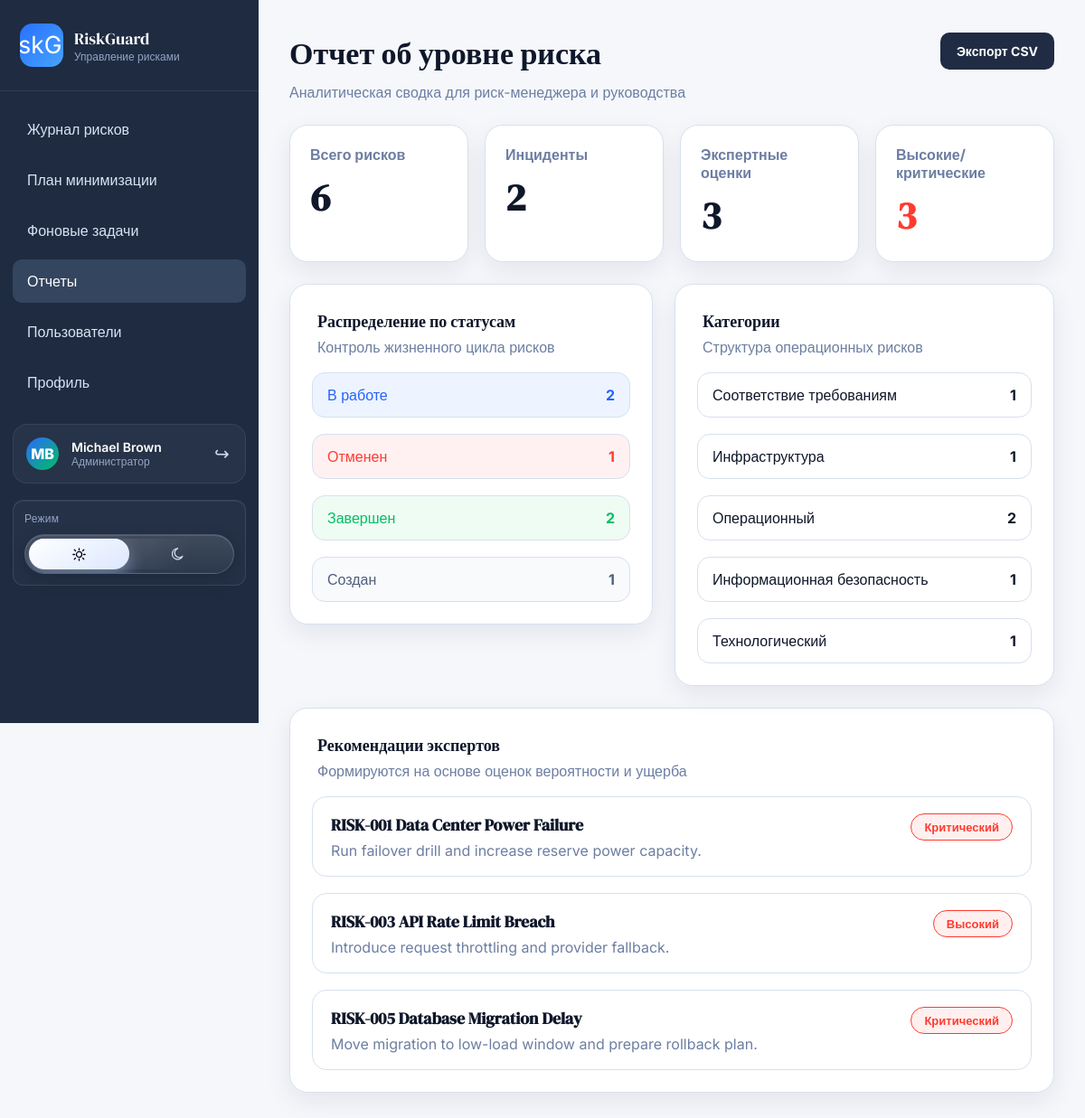
The app's page /reports (signed in) with its own data.
### app.py (models this page shows)
class User(db.Model):
    id = db.Column(db.Integer, primary_key=True)
    full_name = db.Column(db.String(120), nullable=False)
    email = db.Column(db.String(120), unique=True, nullable=False)
    password_hash = db.Column(db.String(255), nullable=False)
    role = db.Column(db.String(40), nullable=False, default=Role.RISK_MANAGER.value)
    is_approved = db.Column(db.Boolean, nullable=False, default=False)
    joined_at = db.Column(db.Date, nullable=False, default=datetime.utcnow().date)
    risks = db.relationship("Risk", back_populates="owner", foreign_keys="Risk.owner_id", lazy="selectin")
    assigned_risks = db.relationship("Risk", back_populates="expert", foreign_keys="Risk.expert_id", lazy="selectin")
    assessments = db.relationship("Assessment", back_populates="expert", lazy="selectin")
    incidents = db.relationship("Incident", back_populates="reporter", lazy="selectin")
    incident_intakes = db.relationship("IncidentIntake", back_populates="reporter", lazy="selectin")

class Assessment(db.Model):
    id = db.Column(db.Integer, primary_key=True)
    risk_id = db.Column(db.Integer, db.ForeignKey("risk.id"), nullable=False)
    probability = db.Column(db.Integer, nullable=False)
    impact_score = db.Column(db.Integer, nullable=False)
    recommendation = db.Column(db.Text, nullable=False)
    date = db.Column(db.Date, nullable=False, default=datetime.utcnow().date)
    expert_id = db.Column(db.Integer, db.ForeignKey("user.id"), nullable=False)
    risk = db.relationship("Risk", back_populates="assessments")
    expert = db.relationship("User", back_populates="assessments")
    @property
    def severity_level(self) -> str:
        score = self.probability * self.impact_score
        if score >= 20:
            return "Critical"
        if score >= 12:
            return "High"
        if score >= 6:
            return "Medium"
        return "Low"

class Risk(db.Model):
    id = db.Column(db.Integer, primary_key=True)
    public_id = db.Column(db.String(32), unique=True, nullable=False)
    title = db.Column(db.String(180), nullable=False)
    description = db.Column(db.Text, nullable=False)
    category = db.Column(db.String(80), nullable=False)
    impact_level = db.Column(db.String(40), nullable=False)
    status = db.Column(db.String(40), nullable=False, default=RiskStatus.CREATED.value)
    owner_id = db.Column(db.Integer, db.ForeignKey("user.id"), nullable=False)
    expert_id = db.Column(db.Integer, db.ForeignKey("user.id"))
    created_at = db.Column(db.Date, nullable=False, default=datetime.utcnow().date)
    owner = db.relationship("User", back_populates="risks", foreign_keys=[owner_id])
    expert = db.relationship("User", back_populates="assigned_risks", foreign_keys=[expert_id])
    measures = db.relationship(
        "MitigationMeasure",
        back_populates="risk",
        cascade="all, delete-orphan",
        lazy="selectin",
    )
    assessments = db.relationship("Assessment", back_populates="risk", cascade="all, delete-orphan", lazy="selectin")
    incidents = db.relationship("Incident", back_populates="risk", cascade="all, delete-orphan", lazy="selectin")

### app.py (the view)
@app.route("/reports")
@manager_web_required
def reports():
    risks = db.session.execute(db.select(Risk).options(joinedload(Risk.assessments))).unique().scalars().all()
    incidents = db.session.execute(db.select(Incident)).scalars().all()
    assessments = db.session.execute(db.select(Assessment)).scalars().all()
    status_counts = dict(db.session.execute(db.select(Risk.status, func.count(Risk.id)).group_by(Risk.status)).all())
    category_counts = dict(db.session.execute(db.select(Risk.category, func.count(Risk.id)).group_by(Risk.category)).all())
    avg_probability = round(sum(item.probability for item in assessments) / len(assessments), 2) if assessments else 0
    avg_impact = round(sum(item.impact_score for item in assessments) / len(assessments), 2) if assessments else 0
    critical_count = sum(1 for risk in risks if risk.impact_level in {"High", "Critical"})
    return render_template(
        "reports.html",
        risks=risks,
        incidents=incidents,
        assessments=assessments,
        status_counts=status_counts,
        category_counts=category_counts,
        avg_probability=avg_probability,
        avg_impact=avg_impact,
        critical_count=critical_count,
    )

### app.py (called while the page is built)
@app.after_request
def allow_desktop_client(response):
    origin = request.headers.get("Origin", "")
    if origin in DESKTOP_ALLOWED_ORIGINS:
        response.headers["Access-Control-Allow-Origin"] = origin
        response.headers["Access-Control-Allow-Headers"] = "Content-Type, Authorization"
        response.headers["Access-Control-Allow-Methods"] = "GET, POST, PATCH, OPTIONS"
        response.headers["Vary"] = "Origin"
    try:
        started_at = getattr(g, "request_started_at", None)
        if started_at and request.path.startswith("/api/"):
            elapsed = int((time.perf_counter() - started_at) * 1000)
            kind = "COMMAND" if request.method in {"POST", "PATCH", "PUT", "DELETE"} else "QUERY"
            record_metric(request.path, kind, elapsed)
            db.session.commit()
    except Exception:  # noqa: BLE001
        db.session.rollback()
    return response

def status_label_text(status: str) -> str:
    return STATUS_LABELS.get(status, status)

def severity_label_text(severity: str) -> str:
    return SEVERITY_LABELS.get(severity, severity)

def category_label_text(category: str) -> str:
    return CATEGORY_LABELS.get(category, category)

def decode_token(token: str) -> dict:
    return jwt.decode(token, app.config["SECRET_KEY"], algorithms=["HS256"])

def current_user_from_session() -> User | None:
    token = session.get("access_token")
    if not token:
        return None
    try:
        payload = decode_token(token)
    except jwt.PyJWTError:
        session.pop("access_token", None)
        return None
    user = db.session.get(User, payload["user_id"])
    if not user or not user.is_approved:
        session.pop("access_token", None)
        return None
    return user

def web_auth_required(view):
    @wraps(view)
    def wrapped(*args, **kwargs):
        user = current_user_from_session()
        if not user:
            return redirect(url_for("auth_page"))
        g.current_user = user
        return view(*args, **kwargs)
    return wrapped

def manager_web_required(view):
    @wraps(view)
    @web_auth_required
    def wrapped(*args, **kwargs):
        if g.current_user.role not in {Role.ADMIN.value, Role.RISK_MANAGER.value}:
            abort(404)
        return view(*args, **kwargs)
    return wrapped

@app.before_request
def load_current_user():
    g.request_started_at = time.perf_counter()
    g.current_user = current_user_from_session()

### templates/reports.html
{% extends "dashboard_base.html" %}
{% block content %}
  <section class="page-header">
    <div>
      <h1>Отчет об уровне риска</h1>
      <p>Аналитическая сводка для риск-менеджера и руководства</p>
    </div>
    <a class="primary-btn" href="{{ url_for('export_report_csv') }}">Экспорт CSV</a>
  </section>
  <section class="report-grid">
    <article class="panel report-card">
      <span>Всего рисков</span>
      <strong>{{ risks|length }}</strong>
    </article>
    <article class="panel report-card">
      <span>Инциденты</span>
      <strong>{{ incidents|length }}</strong>
    </article>
    <article class="panel report-card">
      <span>Экспертные оценки</span>
      <strong>{{ assessments|length }}</strong>
    </article>
    <article class="panel report-card danger">
      <span>Высокие/критические</span>
      <strong>{{ critical_count }}</strong>
    </article>
  </section>
  <div class="tasks-layout">
    <section class="panel">
      <div class="panel-heading">
        <div>
          <h2>Распределение по статусам</h2>
          <p>Контроль жизненного цикла рисков</p>
        </div>
      </div>
      <div class="summary-list">
        {% for status, count in status_counts.items() %}
          <div class="summary-item {{ status|lower }}">
            <span>{{ status_label(status) }}</span>
            <strong>{{ count }}</strong>
          </div>
        {% endfor %}
      </div>
    </section>
    <section class="panel">
      <div class="panel-heading">
        <div>
          <h2>Категории</h2>
          <p>Структура операционных рисков</p>
        </div>
      </div>
      <div class="summary-list">
        {% for category, count in category_counts.items() %}
          <div class="summary-item">
            <span>{{ category_label(category) }}</span>
            <strong>{{ count }}</strong>
          </div>
        {% endfor %}
      </div>
    </section>
  </div>
  <section class="panel recommendation-panel">
    <div class="panel-heading">
      <div>
        <h2>Рекомендации экспертов</h2>
        <p>Формируются на основе оценок вероятности и ущерба</p>
      </div>
    </div>
    <div class="task-list">
      {% for assessment in assessments %}
        <article class="task-card">
          <div class="task-headline">
            <div>
              <h3>{{ assessment.risk.public_id }} {{ assessment.risk.title }}</h3>
              <p>{{ assessment.recommendation }}</p>
            </div>
            <span class="status-badge {{ assessment.severity_level|lower }}">{{ severity_label(assessment.severity_level) }}</span>
          </div>
        </article>
      {% endfor %}
    </div>
  </section>
{% endblock %}

### templates/dashboard_base.html (shortened to what this page needs)
<!doctype html>
<html lang="ru">
  <head>
    <link rel="stylesheet" href="{{ url_for('static', filename='styles.css') }}">
  </head>
  <body class="dashboard-body">
    <div class="dashboard-layout">
      <aside class="sidebar">
        <div class="brand-box">
          <div class="brand-icon"><img src="{{ url_for('static', filename='riskguard-icon.png') }}" alt="RiskGuard"></div>
          <div>
            <div class="brand-title">RiskGuard</div>
            <div class="brand-subtitle">Управление рисками</div>
          </div>
        </div>
        <nav class="sidebar-nav">
          <a class="nav-link {% if request.endpoint == 'risk_journal' %}active{% endif %}" href="{{ url_for('risk_journal') }}">Журнал рисков</a>
          <a class="nav-link {% if request.endpoint == 'create_mitigation_plan' %}active{% endif %}" href="{{ url_for('create_mitigation_plan') }}">План минимизации</a>
          <a class="nav-link {% if request.endpoint == 'background_tasks' %}active{% endif %}" href="{{ url_for('background_tasks') }}">Фоновые задачи</a>
          <a class="nav-link {% if request.endpoint == 'reports' %}active{% endif %}" href="{{ url_for('reports') }}">Отчеты</a>
          {% if current_user and current_user.role == 'admin' %}
            <a class="nav-link {% if request.endpoint == 'admin_users' %}active{% endif %}" href="{{ url_for('admin_users') }}">Пользователи</a>
          {% endif %}
          <a class="nav-link {% if request.endpoint == 'profile' %}active{% endif %}" href="{{ url_for('profile') }}">Профиль</a>
        </nav>
        <div class="sidebar-user">
          <div class="avatar-mini">{{ current_user.full_name[:1] if current_user else "R" }}{{ current_user.full_name.split(" ")[-1][:1] if current_user and " " in current_user.full_name else "" }}</div>
          <div>
            <div class="sidebar-user-name">{{ current_user.full_name if current_user else "Гость" }}</div>
            <div class="sidebar-user-role">{{ role_label(current_user.role) if current_user else "" }}</div>
          </div>
          <a class="logout-link" href="{{ url_for('logout') }}">↪</a>
        </div>
        <section class="sidebar-mode-card">
          <div class="sidebar-mode-title">Режим</div>
          <div id="mode-toggle-root" class="sidebar-mode-root" data-initial-mode="day"></div>
        </section>
      </aside>
      <main class="main-panel">
        {% block content %}{% endblock %}
      </main>
    </div>
  </body>
</html>

### templates/dashboard_base.html (style rules this page uses)
html, body { background: #f5f7fb; }

### records on screen
User: full_name "M", full_name "B", full_name "Michael Brown", role "Администратор"
Assessment: risk.public_id "RISK-001", risk "Data Center Power Failure", recommendation "Run failover drill and increase reserve power capacity.", probability+impact_score "Критический"
Assessment: risk.public_id "RISK-003", risk "API Rate Limit Breach", recommendation "Introduce request throttling and provider fallback.", probability+impact_score "Высокий"
Assessment: risk.public_id "RISK-005", risk "Database Migration Delay", recommendation "Move migration to low-load window and prepare rollback plan.", probability+impact_score "Критический"

### other values on screen
{{ risks|length }} "6"
{{ incidents|length }} "2"
{{ assessments|length }} "3"
{{ critical_count }} "3"
{{ status_label(status) }} "В работе" "Отменен" "Завершен" "Создан"
{{ count }} "2" "1" "2" "1"
{{ category_label(category) }} "Соответствие требованиям" "Инфраструктура" "Операционный" "Информационная безопасность" "Технологический"
{{ count }} "1" "1" "2" "1" "1"
